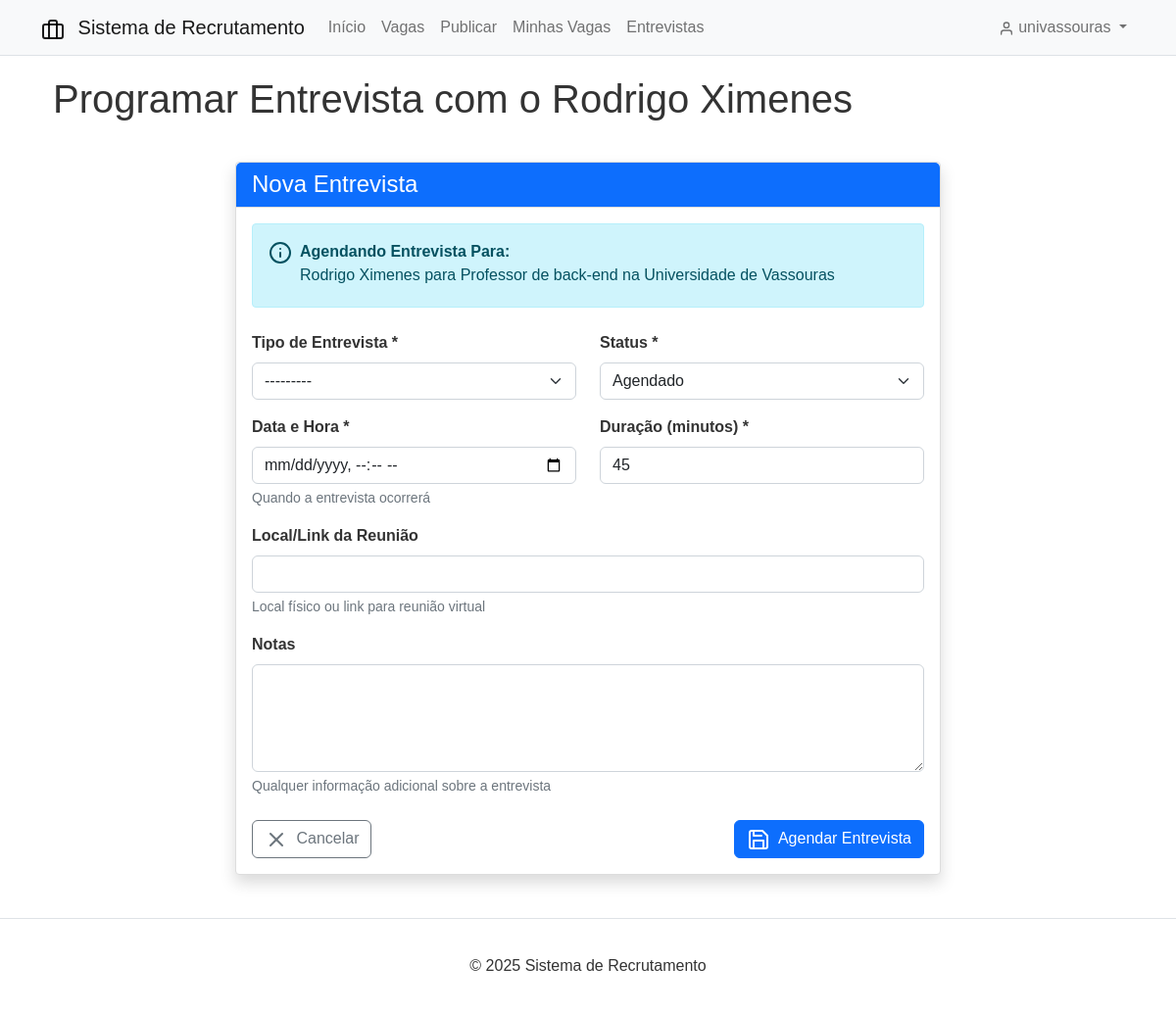
The page /interviews/schedule/3/ (signed in) on the database its author committed.
### users/models.py (models this page shows, shortened)
class CustomUser(AbstractUser):
    class Role(models.TextChoices):
        CANDIDATE = 'CANDIDATE', _('Candidato')
        RECRUITER = 'RECRUITER', _('Recrutador')
        ADMIN = 'ADMIN', _('Administrador')
    role = models.CharField(
        max_length=20,
        choices=Role.choices,
        default=Role.CANDIDATE,
        help_text=_('Determines the user type and permissions')
    )
    phone = models.CharField(max_length=20, blank=True, null=True)
    bio = models.TextField(blank=True, null=True)
    def is_candidate(self):
        return self.role == self.Role.CANDIDATE
    def is_recruiter(self):
        return self.role == self.Role.RECRUITER

### jobs/models.py (models this page shows, shortened)
class Application(models.Model):
    class Status(models.TextChoices):
        APPLIED = 'APPLIED', 'Candidatado'
        REVIEWING = 'REVIEWING', 'Em análise'
        SHORTLISTED = 'SHORTLISTED', 'Pré-selecionado'
        REJECTED = 'REJECTED', 'Rejeitado'
        HIRED = 'HIRED', 'Contratado'
    job = models.ForeignKey(Job, on_delete=models.CASCADE, related_name='applications')
    candidate = models.ForeignKey(CustomUser, on_delete=models.CASCADE, related_name='applications')
    cover_letter = models.TextField()
    status = models.CharField(max_length=20, choices=Status.choices, default=Status.APPLIED)
    applied_at = models.DateTimeField(auto_now_add=True)
    updated_at = models.DateTimeField(auto_now=True)
    recruiter_notes = models.TextField(blank=True, null=True)
    class Meta:
        unique_together = ('job', 'candidate')
        ordering = ['-applied_at']

class Job(models.Model):
    title = models.CharField(max_length=100)
    company = models.CharField(max_length=100)
    location = models.CharField(max_length=100)
    description = models.TextField()
    requirements = models.TextField()
    salary_range = models.CharField(max_length=100, blank=True, null=True)
    job_type = models.CharField(max_length=50, choices=[
        ('FULL_TIME', 'Integral'),
        ('PART_TIME', 'Parcial'),
        ('CONTRACT', 'Contrato'),
        ('INTERNSHIP', 'Estágio'),
    ])
    recruiter = models.ForeignKey(CustomUser, on_delete=models.CASCADE, related_name='posted_jobs')
    created_at = models.DateTimeField(auto_now_add=True)
    updated_at = models.DateTimeField(auto_now=True)
    deadline = models.DateTimeField(default=timezone.now)
    is_active = models.BooleanField(default=True)
    class Meta:
        ordering = ['-created_at']

### interviews/views.py (the view)
# urls.py: path('schedule/<int:application_id>/', views.schedule_interview, name='schedule_interview'),
@login_required
def schedule_interview(request, application_id):
    application = get_object_or_404(Application, pk=application_id)
    if request.user != application.job.recruiter and not request.user.is_admin():
        return HttpResponseForbidden("Você não tem permissão para agendar entrevistas para esta aplicação.")
    if request.method == 'POST':
        form = InterviewForm(request.POST)
        if form.is_valid():
            interview = form.save(commit=False)
            interview.application = application
            interview.save()
            if application.status == Application.Status.APPLIED:
                application.status = Application.Status.REVIEWING
                application.save()
            messages.success(request, "Entrevista agendada com sucesso!")
            return redirect('application_detail', application_id=application.id)
    else:
        form = InterviewForm(initial={
            'date_time': timezone.now() + timezone.timedelta(days=3, hours=9),
            'duration_minutes': 45
        })
    return render(request, 'interviews/interview_form.html', {
        'form': form,
        'application': application,
        'title': f'Programar Entrevista com o  {application.candidate.get_full_name() or application.candidate.username}'
    })

### interviews/forms.py (shortened to what this page needs)
class InterviewForm(forms.ModelForm):
    class Meta:
        model = Interview
        fields = [
            'interview_type', 'date_time', 'duration_minutes',
            'location', 'status', 'notes'
        ]
        widgets = {
            'date_time': forms.DateTimeInput(attrs={'type': 'datetime-local'}),
            'notes': forms.Textarea(attrs={'rows': 4}),
        }

### templates/interviews/interview_form.html (shortened to what this page needs)
{% extends 'base.html' %}
{% block content %}
<div class="container">
    <div class="row mb-4">
        <div class="col-md-12">
            <h1 class="mb-3">
                {% if title %}
                    {{ title }}
                {% elif object %}
                    Atualizar Entrevista
                {% else %}
                    Agendar Entrevista
                {% endif %}
            </h1>
        </div>
    </div>
    <div class="row">
        <div class="col-md-8 mx-auto">
            <div class="card shadow">
                <div class="card-header bg-primary text-white">
                    <h4 class="mb-0">
                        {% if object %}
                            Detalhes da Entrevista
                        {% else %}
                            Nova Entrevista
                        {% endif %}
                    </h4>
                </div>
                <div class="card-body">
                    {% if application %}
                        <div class="alert alert-info mb-4">
                            <div class="d-flex">
                                <div class="flex-shrink-0">
                                    <i data-feather="info" class="me-2"></i>
                                </div>
                                <div>
                                    <strong>Agendando Entrevista Para:</strong>
                                    <p class="mb-1">
                                        {{ application.candidate.get_full_name|default:application.candidate.username }}
                                        para {{ application.job.title }} na {{ application.job.company }}
                                    </p>
                                </div>
                            </div>
                        </div>
                    {% endif %}
                    <form method="POST">
                        <div class="row mb-3">
                            <div class="col-md-6 mb-3 mb-md-0">
                                <label for="{{ form.interview_type.id_for_label }}" class="form-label">Tipo de Entrevista *</label>
                                {{ form.interview_type }}
                            </div>
                            <div class="col-md-6">
                                <label for="{{ form.status.id_for_label }}" class="form-label">Status *</label>
                                {{ form.status }}
                            </div>
                        </div>
                        <div class="row mb-3">
                            <div class="col-md-6 mb-3 mb-md-0">
                                <label for="{{ form.date_time.id_for_label }}" class="form-label">Data e Hora *</label>
                                {{ form.date_time }}
                                {% if form.date_time.errors %}
                                    <div class="text-danger small mt-1">{{ form.date_time.errors }}</div>
                                {% else %}
                                    <div class="form-text">Quando a entrevista ocorrerá</div>
                                {% endif %}
                            </div>
                            <div class="col-md-6">
                                <label for="{{ form.duration_minutes.id_for_label }}" class="form-label">Duração (minutos) *</label>
                                {{ form.duration_minutes }}
                            </div>
                        </div>
                        <div class="mb-3">
                            <label for="{{ form.location.id_for_label }}" class="form-label">Local/Link da Reunião</label>
                            {{ form.location }}
                            {% if form.location.errors %}
                                <div class="text-danger small mt-1">{{ form.location.errors }}</div>
                            {% else %}
                                <div class="form-text">Local físico ou link para reunião virtual</div>
                            {% endif %}
                        </div>
                        <div class="mb-3">
                            <label for="{{ form.notes.id_for_label }}" class="form-label">Notas</label>
                            {{ form.notes }}
                            {% if form.notes.errors %}
                                <div class="text-danger small mt-1">{{ form.notes.errors }}</div>
                            {% else %}
                                <div class="form-text">Qualquer informação adicional sobre a entrevista</div>
                            {% endif %}
                        </div>
                        <div class="d-flex justify-content-between mt-4">
                            <a href="{% if application %}{% url 'application_detail' application.id %}{% elif object %}{% url 'interview_detail' object.id %}{% else %}{% url 'my_interviews' %}{% endif %}" class="btn btn-outline-secondary">
                                <i data-feather="x" class="me-1"></i> Cancelar
                            </a>
                            <button type="submit" class="btn btn-primary">
                                <i data-feather="save" class="me-1"></i>
                                {% if object %}Atualizar{% else %}Agendar{% endif %} Entrevista
                            </button>
                        </div>
                    </form>
                </div>
            </div>
        </div>
    </div>
</div>
{% endblock %}

### templates/base.html (shortened to what this page needs)
<!DOCTYPE html>
<html lang="pt-br">
<head>
    {% load static %}
    <link href="https://cdn.jsdelivr.net/npm/bootstrap@5.2.3/dist/css/bootstrap.min.css" rel="stylesheet">
    <link rel="stylesheet" href="{% static 'css/styles.css' %}">
</head>
<body>
    <nav class="navbar navbar-expand-lg navbar-light bg-light border-bottom">
        <div class="container">
            <a class="navbar-brand" href="{% url 'home' %}">
                <i data-feather="briefcase"></i> Sistema de Recrutamento
            </a>
            <div class="collapse navbar-collapse" id="navbarNav">
                <ul class="navbar-nav me-auto">
                    <li class="nav-item">
                        <a class="nav-link" href="{% url 'home' %}">Início</a>
                    </li>
                    <li class="nav-item">
                        <a class="nav-link" href="{% url 'job_list' %}">Vagas</a>
                    </li>
                    {% if user.is_authenticated %}
                        {% if user.is_candidate %}
                            <li class="nav-item">
                                <a class="nav-link" href="{% url 'my_applications' %}">Candidaturas</a>
                            </li>
                            <li class="nav-item">
                                <a class="nav-link" href="{% url 'my_interviews' %}">Entrevistas</a>
                            </li>
                        {% elif user.is_recruiter %}
                            <li class="nav-item">
                                <a class="nav-link" href="{% url 'job_create' %}">Publicar</a>
                            </li>
                            <li class="nav-item">
                                <a class="nav-link" href="{% url 'my_posted_jobs' %}">Minhas Vagas</a>
                            </li>
                            <li class="nav-item">
                                <a class="nav-link" href="{% url 'my_interviews' %}">Entrevistas</a>
                            </li>
                        {% endif %}
                    {% endif %}
                </ul>
                <ul class="navbar-nav">
                    {% if user.is_authenticated %}
                        <li class="nav-item dropdown">
                            <a class="nav-link dropdown-toggle" href="#" id="navbarDropdown" role="button" data-bs-toggle="dropdown">
                                <i data-feather="user" class="feather-small"></i> {{ user.username }}
                            </a>
                        </li>
                    {% endif %}
                </ul>
            </div>
        </div>
    </nav>
    <div class="container mt-3 mb-4">
        {% block content %}{% endblock %}
    </div>
    <footer class="border-top mt-4">
        <div class="container py-3 text-center">
            <p class="mb-0">&copy; {% now "Y" %} Sistema de Recrutamento</p>
        </div>
    </footer>
</body>
</html>

### static/css/styles.css (style rules this page uses)
body { font-family: Arial, sans-serif; color: #333; background-color: #fff; }
.feather { vertical-align: middle; }
.card { border-radius: 4px; margin-bottom: 20px; border: 1px solid #ddd; }
.card-header { background-color: #f8f9fa; border-bottom: 1px solid #ddd; }
.navbar { margin-bottom: 20px; }
.navbar-brand .feather { margin-right: 0.5rem; }
.feather-small { width: 16px; height: 16px; }
.form-label { font-weight: bold; }
.alert { border-radius: 4px; }
footer { margin-top: 30px; padding: 20px 0; border-top: 1px solid #eee; }

### rows shown on the page
CustomUser: username "univassouras"
Application: candidate.get_full_name "Rodrigo Ximenes", job "Professor de back-end", job.company "Universidade de Vassouras"

### other values the page prints
{{ title }} "Programar Entrevista com o Rodrigo Ximenes"
